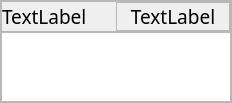
<?xml version="1.0" encoding="UTF-8"?>
<ui version="4.0">
 <class>Form</class>
 <widget class="QWidget" name="Form">
  <property name="geometry">
   <rect>
    <x>0</x>
    <y>0</y>
    <width>232</width>
    <height>101</height>
   </rect>
  </property>
  <property name="sizePolicy">
   <sizepolicy hsizetype="Preferred" vsizetype="Preferred">
    <horstretch>0</horstretch>
    <verstretch>0</verstretch>
   </sizepolicy>
  </property>
  <property name="windowTitle">
   <string>Form</string>
  </property>
  <layout class="QHBoxLayout" name="horizontalLayout_2">
   <property name="spacing">
    <number>0</number>
   </property>
   <property name="leftMargin">
    <number>0</number>
   </property>
   <property name="topMargin">
    <number>0</number>
   </property>
   <property name="rightMargin">
    <number>0</number>
   </property>
   <property name="bottomMargin">
    <number>0</number>
   </property>
   <item>
    <widget class="QFrame" name="frame">
     <property name="sizePolicy">
      <sizepolicy hsizetype="Preferred" vsizetype="Preferred">
       <horstretch>0</horstretch>
       <verstretch>0</verstretch>
      </sizepolicy>
     </property>
     <property name="frameShape">
      <enum>QFrame::StyledPanel</enum>
     </property>
     <property name="frameShadow">
      <enum>QFrame::Raised</enum>
     </property>
     <layout class="QVBoxLayout" name="verticalLayout">
      <property name="spacing">
       <number>0</number>
      </property>
      <property name="leftMargin">
       <number>0</number>
      </property>
      <property name="topMargin">
       <number>0</number>
      </property>
      <property name="rightMargin">
       <number>0</number>
      </property>
      <property name="bottomMargin">
       <number>0</number>
      </property>
      <item>
       <widget class="QFrame" name="frame_2">
        <property name="sizePolicy">
         <sizepolicy hsizetype="Preferred" vsizetype="Preferred">
          <horstretch>0</horstretch>
          <verstretch>0</verstretch>
         </sizepolicy>
        </property>
        <property name="frameShape">
         <enum>QFrame::StyledPanel</enum>
        </property>
        <property name="frameShadow">
         <enum>QFrame::Raised</enum>
        </property>
        <layout class="QHBoxLayout" name="horizontalLayout">
         <property name="spacing">
          <number>0</number>
         </property>
         <property name="leftMargin">
          <number>0</number>
         </property>
         <property name="topMargin">
          <number>0</number>
         </property>
         <property name="rightMargin">
          <number>0</number>
         </property>
         <property name="bottomMargin">
          <number>0</number>
         </property>
         <item>
          <widget class="QLabel" name="lblHeading">
           <property name="sizePolicy">
            <sizepolicy hsizetype="Expanding" vsizetype="Expanding">
             <horstretch>0</horstretch>
             <verstretch>0</verstretch>
            </sizepolicy>
           </property>
           <property name="font">
            <font>
             <family>Fira Code Retina</family>
             <pointsize>14</pointsize>
            </font>
           </property>
           <property name="lineWidth">
            <number>2</number>
           </property>
           <property name="text">
            <string>TextLabel</string>
           </property>
           <property name="textFormat">
            <enum>Qt::AutoText</enum>
           </property>
           <property name="wordWrap">
            <bool>true</bool>
           </property>
          </widget>
         </item>
         <item>
          <widget class="QLabel" name="lblTagName">
           <property name="sizePolicy">
            <sizepolicy hsizetype="Expanding" vsizetype="Expanding">
             <horstretch>0</horstretch>
             <verstretch>0</verstretch>
            </sizepolicy>
           </property>
           <property name="font">
            <font>
             <family>Fira Code Retina</family>
             <pointsize>14</pointsize>
             <stylestrategy>PreferAntialias</stylestrategy>
            </font>
           </property>
           <property name="autoFillBackground">
            <bool>false</bool>
           </property>
           <property name="styleSheet">
            <string notr="true"/>
           </property>
           <property name="frameShape">
            <enum>QFrame::StyledPanel</enum>
           </property>
           <property name="frameShadow">
            <enum>QFrame::Sunken</enum>
           </property>
           <property name="lineWidth">
            <number>0</number>
           </property>
           <property name="text">
            <string>TextLabel</string>
           </property>
           <property name="textFormat">
            <enum>Qt::PlainText</enum>
           </property>
           <property name="alignment">
            <set>Qt::AlignCenter</set>
           </property>
          </widget>
         </item>
        </layout>
       </widget>
      </item>
      <item>
       <widget class="QFrame" name="frame_3">
        <property name="sizePolicy">
         <sizepolicy hsizetype="Preferred" vsizetype="Preferred">
          <horstretch>0</horstretch>
          <verstretch>0</verstretch>
         </sizepolicy>
        </property>
        <property name="font">
         <font>
          <family>Fira Code Retina</family>
          <pointsize>12</pointsize>
         </font>
        </property>
        <property name="frameShape">
         <enum>QFrame::StyledPanel</enum>
        </property>
        <property name="frameShadow">
         <enum>QFrame::Raised</enum>
        </property>
        <layout class="QHBoxLayout" name="horizontalLayout_3">
         <property name="spacing">
          <number>0</number>
         </property>
         <property name="leftMargin">
          <number>0</number>
         </property>
         <property name="topMargin">
          <number>0</number>
         </property>
         <property name="rightMargin">
          <number>0</number>
         </property>
         <property name="bottomMargin">
          <number>0</number>
         </property>
         <item>
          <widget class="QTextBrowser" name="txtBrowDescription">
           <property name="frameShape">
            <enum>QFrame::NoFrame</enum>
           </property>
           <property name="frameShadow">
            <enum>QFrame::Plain</enum>
           </property>
           <property name="lineWidth">
            <number>0</number>
           </property>
           <property name="horizontalScrollBarPolicy">
            <enum>Qt::ScrollBarAlwaysOff</enum>
           </property>
           <property name="lineWrapMode">
            <enum>QTextEdit::WidgetWidth</enum>
           </property>
           <property name="textInteractionFlags">
            <set>Qt::NoTextInteraction</set>
           </property>
          </widget>
         </item>
        </layout>
       </widget>
      </item>
     </layout>
    </widget>
   </item>
  </layout>
 </widget>
 <resources/>
 <connections/>
</ui>
